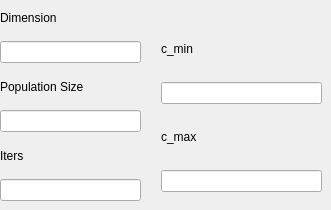
    <widget class="QWidget" name="GOA_3">
     <widget class="QWidget" name="verticalLayoutWidget_56">
      <property name="geometry">
       <rect>
        <x>0</x>
        <y>0</y>
        <width>141</width>
        <height>201</height>
       </rect>
      </property>
      <layout class="QVBoxLayout" name="verticalLayout_67">
       <item>
        <widget class="QLabel" name="label_202">
         <property name="text">
          <string>Dimension</string>
         </property>
        </widget>
       </item>
       <item>
        <widget class="QLineEdit" name="GOA_dim_3"/>
       </item>
       <item>
        <widget class="QLabel" name="label_203">
         <property name="text">
          <string>Population Size</string>
         </property>
        </widget>
       </item>
       <item>
        <widget class="QLineEdit" name="GOA_popSize_3"/>
       </item>
       <item>
        <widget class="QLabel" name="label_204">
         <property name="text">
          <string>Iters</string>
         </property>
        </widget>
       </item>
       <item>
        <widget class="QLineEdit" name="GOA_iters_3"/>
       </item>
      </layout>
     </widget>
     <widget class="QWidget" name="verticalLayoutWidget_55">
      <property name="geometry">
       <rect>
        <x>161</x>
        <y>21</y>
        <width>161</width>
        <height>171</height>
       </rect>
      </property>
      <layout class="QVBoxLayout" name="verticalLayout_66">
       <item>
        <widget class="QLabel" name="label_200">
         <property name="text">
          <string>c_min</string>
         </property>
        </widget>
       </item>
       <item>
        <widget class="QLineEdit" name="GOA_c_min_3"/>
       </item>
       <item>
        <widget class="QLabel" name="label_201">
         <property name="text">
          <string>c_max</string>
         </property>
        </widget>
       </item>
       <item>
        <widget class="QLineEdit" name="GOA_c_max_3"/>
       </item>
      </layout>
     </widget>
    </widget>
